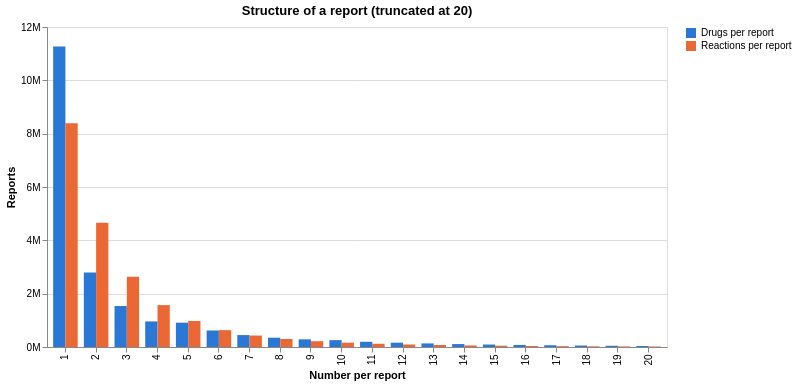

Specify this chart in Vega-Lite:
### Vega-Lite specification from a JSON file in a GitHub repository (floating-point values rounded to 4 significant figures)
{"config": {"view": {"continuousWidth": 300, "continuousHeight": 300}}, "data": {"name": "data-7ba27a14b9e626fbe985eab71d188416"}, "mark": {"type": "bar"}, "encoding": {"color": {"field": "kind", "scale": {"range": ["#2a78d6", "#eb6834"]}, "title": null, "type": "nominal"}, "tooltip": [{"field": "kind", "type": "nominal"}, {"field": "count", "type": "ordinal"}, {"field": "reports", "format": ",", "type": "quantitative"}], "x": {"field": "count", "title": "Number per report", "type": "ordinal"}, "xOffset": {"field": "kind", "type": "nominal"}, "y": {"axis": {"format": "~s"}, "field": "reports", "title": "Reports", "type": "quantitative"}}, "height": 320, "title": "Structure of a report (truncated at 20)", "width": 620, "$schema": "https://vega.github.io/schema/vega-lite/v6.1.0.json", "datasets": {"data-7ba27a14b9e626fbe985eab71d188416": [{"count": 1, "reports": 11269194, "kind": "Drugs per report"}, {"count": 2, "reports": 2794815, "kind": "Drugs per report"}, {"count": 3, "reports": 1536455, "kind": "Drugs per report"}, {"count": 4, "reports": 959844, "kind": "Drugs per report"}, {"count": 5, "reports": 911922, "kind": "Drugs per report"}, {"count": 6, "reports": 619554, "kind": "Drugs per report"}, {"count": 7, "reports": 447060, "kind": "Drugs per report"}, {"count": 8, "reports": 349049, "kind": "Drugs per report"}, {"count": 9, "reports": 287095, "kind": "Drugs per report"}, {"count": 10, "reports": 256662, "kind": "Drugs per report"}, {"count": 11, "reports": 196265, "kind": "Drugs per report"}, {"count": 12, "reports": 162230, "kind": "Drugs per report"}, {"count": 13, "reports": 134469, "kind": "Drugs per report"}, {"count": 14, "reports": 110439, "kind": "Drugs per report"}, {"count": 15, "reports": 92503, "kind": "Drugs per report"}, {"count": 16, "reports": 77423, "kind": "Drugs per report"}, {"count": 17, "reports": 65864, "kind": "Drugs per report"}, {"count": 18, "reports": 54601, "kind": "Drugs per report"}, {"count": 19, "reports": 45699, "kind": "Drugs per report"}, {"count": 20, "reports": 38532, "kind": "Drugs per report"}, {"count": 1, "reports": 8388643, "kind": "Reactions per report"}, {"count": 2, "reports": 4659790, "kind": "Reactions per report"}, {"count": 3, "reports": 2636365, "kind": "Reactions per report"}, {"count": 4, "reports": 1570167, "kind": "Reactions per report"}, {"count": 5, "reports": 976579, "kind": "Reactions per report"}, {"count": 6, "reports": 632562, "kind": "Reactions per report"}, {"count": 7, "reports": 429277, "kind": "Reactions per report"}, {"count": 8, "reports": 300614, "kind": "Reactions per report"}, {"count": 9, "reports": 216693, "kind": "Reactions per report"}, {"count": 10, "reports": 161984, "kind": "Reactions per report"}, {"count": 11, "reports": 121360, "kind": "Reactions per report"}, {"count": 12, "reports": 93583, "kind": "Reactions per report"}, {"count": 13, "reports": 73995, "kind": "Reactions per report"}, {"count": 14, "reports": 58702, "kind": "Reactions per report"}, {"count": 15, "reports": 47357, "kind": "Reactions per report"}, {"count": 16, "reports": 38706, "kind": "Reactions per report"}, {"count": 17, "reports": 31345, "kind": "Reactions per report"}, {"count": 18, "reports": 25947, "kind": "Reactions per report"}, {"count": 19, "reports": 21672, "kind": "Reactions per report"}, {"count": 20, "reports": 18454, "kind": "Reactions per report"}]}}
